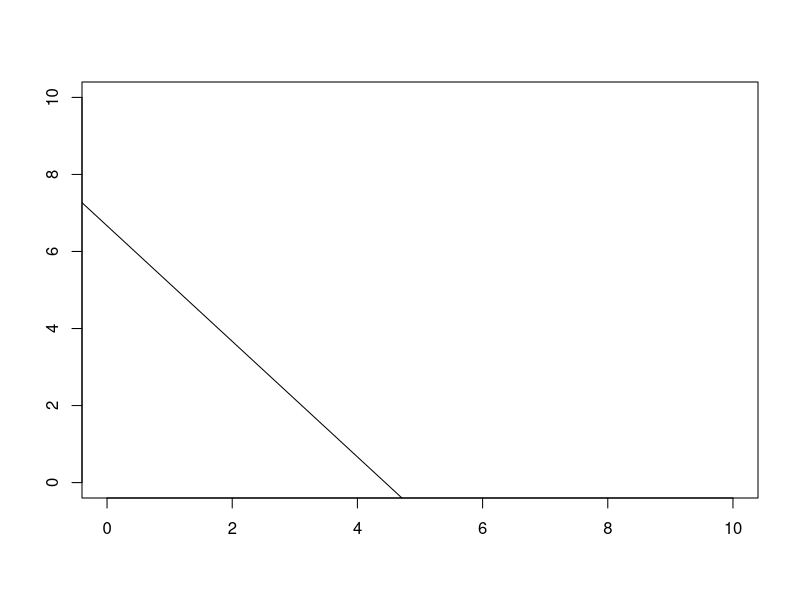

The R source for this figure:

x=1
y<-2


x+y
print(x+y)

x %% 2
x!=2 


vec1<-c(1,2,3)
vec2<-c(6,7,8)

for(i in 1:10){
  print(i)
}

if(x>2){
  print("x is greater than 2")
}else if(x ==2){
  print( "x equals")
}else{
  print("wubba lubba  dub dub")
}

timesTwo<-function(x){
  return(x*2)
}

data=data.frame(x=c(1,2,3),y=c(5,4,2))
data[1,]
colnames(data)
dim(data)

apply(data,2,timesTwo)

obj=list(var1=c("justin ","thong"),var2= c("ian","lim"))
paste(c("justin","thong"),"2")

mod<-lm(y~x,data)
plot(1, type="n", xlab="", ylab="", xlim=c(0, 10), ylim=c(0, 10))
abline(mod)

rnorm(1000,mean=10,sd=200)
rbinom(1000,10,0.5)
rpois(100,10)







       
